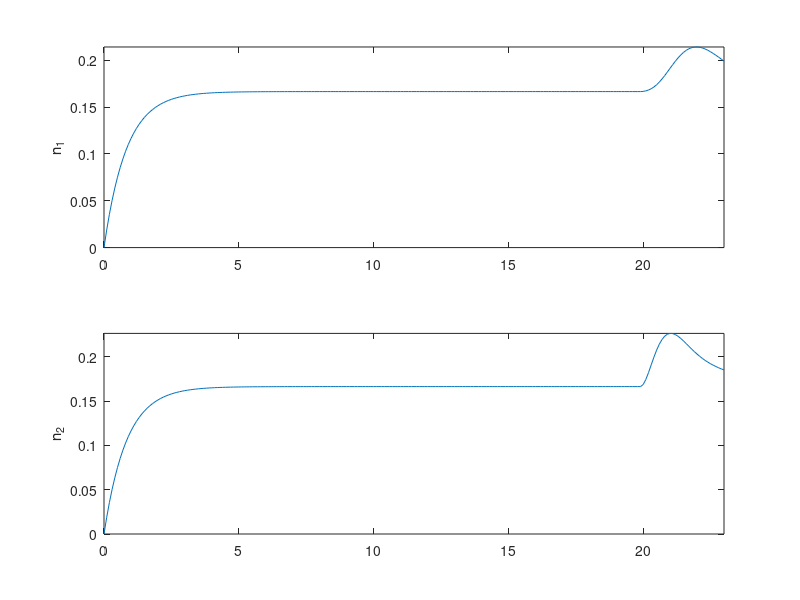

This figure's MATLAB source:
clearvars
close all

tic

d = 6; %dimension of the annihilation and creation operator
J = 1;
aa = diag(sqrt(1:d-1),1); %annihilation operator
W = rand(1,2);
dt = 0.1;
T = 0:dt:23;
time = 200;
tau = 50;
% gamma = 1;
eta = W(1)^2 + W(2)^2;
gamma = 1;
P = 0.2; %Incohernet pumping
swtich_H_I = 1;

gs = [0;1]; %Ground state
es = [1;0]; %Excited state

sig_z = [1,0;0,-1];
sig_m = [0,0;1,0];
sig_p = [0,1;0,0];

I_a = eye(d);
I_b = eye(2);
b1 = kron(sig_m, kron(I_b, I_a));
b2 = kron(I_b, kron(sig_m, I_a));
A = kron(I_b, kron(I_b,aa));

H_R = J*(b1'*b2 + b2'*b1);
H_I = W(1)*(A'*b1 + b1'*A) + W(2)*(A'*b2 + b2'*A );

% I_a = eye(d);
a1 = aa;
% 
theta = 0;
s = 1;
phi = 0.5+pi/10;

alpha = s*sin(phi);
a = abs(alpha)*exp(1i*theta);

% Matrix exponential : expm
S = expm(0.5*(a'*a1*a1 - a*a1'*a1')); 


psi = kron(gs,gs); %reservoir 1 : excited, reservoir 2 : ground
Rho_b = psi*psi';


n_bar = s^2 * (cos(phi))^2 ;
% n_bar = 0.5;

for i=1:d
    rho_th(i) = (1/(1 + n_bar)) * (n_bar/(1 + n_bar))^(i-1);
    % Rho_th = Rho_th + rho_th * kron(I_a(:,i+1),I_a(:,i+1));
end

rho_th = diag(rho_th);
rho_sq_th = S*rho_th*conj(S);
rho = kron(Rho_b, rho_th);
% [trace(rho), trace(rho_sq_th),trace(rho*b1'*b1)]

% rho_th = diag(rho_th);
% [trace(rho_th),trace(rho_th*a1'*a1)] %should be 1 and n_bar
% 
% rho_sq_th = S*rho_th*S';
% % rho_sq_th = S*rho_th*conj(S);
% [trace(rho_sq_th),trace(rho_sq_th*a1'*a1)] %should be 1 and n_bar


for t=1:length(T)
    % Pe(t) = kron(es, If(:,1))'*rho*kron(es, If(:,1));
    % correlation(t) = trace(rho*A'*A'*A*A)/trace(rho*A'*A)^2;
    n1(t) = trace(rho*b1'*b1);
    n2(t) = trace(rho*b2'*b2);
    n_a(t) = trace(rho*A'*A); %this should be constant when u add cascade coupling term
    
    H = H_R;
    % H = H_R + swtich_H_I * H_I.*(t>=500).*(t<500+tau);
    K1 = -1i*(H*rho - rho*H) + (W(1)*(A*rho*b1' - b1'*A*rho + b1*rho*A' - rho*A'*b1) ...
                             + W(2)*(A*rho*b2' - b2'*A*rho + b2*rho*A' - rho*A'*b2))*(t>=time).*(t<time+tau) ...
                             + eta/(2*gamma)*(2*A*rho*A' - A'*A*rho - rho*A'*A)*(t>=time).*(t<time+tau) ...
                             + gamma/2*(2*b1*rho*b1' - rho*b1'*b1 - b1'*b1*rho) ...
                             + gamma/2*(2*b2*rho*b2' - rho*b2'*b2 - b2'*b2*rho) ...
                             + P/2*(2*b1'*rho*b1 - rho*b1*b1' - b1*b1'*rho)...
                             + P/2*(2*b2'*rho*b2 - rho*b2*b2' - b2*b2'*rho);
    rho1 = rho + 0.5*dt*K1;
    K2 = -1i*(H*rho1 - rho1*H) + (W(1)*(A*rho1*b1' - b1'*A*rho1 + b1*rho1*A' - rho1*A'*b1) ...
                               + W(2)*(A*rho1*b2' - b2'*A*rho1 + b2*rho1*A' - rho1*A'*b2))*(t>=time).*(t<time+tau) ...
                               + eta/(2*gamma)*(2*A*rho1*A' - A'*A*rho1 - rho1*A'*A)*(t>=time).*(t<time+tau) ...                              
                               + gamma/2*(2*b1*rho1*b1' - rho1*b1'*b1 - b1'*b1*rho1) ...
                               + gamma/2*(2*b2*rho1*b2' - rho1*b2'*b2 - b2'*b2*rho1) ...
                               + P/2*(2*b1'*rho1*b1 - rho1*b1*b1' - b1*b1'*rho1) ...
                               + P/2*(2*b2'*rho1*b2 - rho1*b2*b2' - b2*b2'*rho1);
    rho2 = rho + 0.5*dt*K2;
    K3 = -1i*(H*rho2 - rho2*H) + (W(1)*(A*rho2*b1' - b1'*A*rho2 + b1*rho2*A' - rho2*A'*b1) ...
                               + W(2)*(A*rho2*b2' - b2'*A*rho2 + b2*rho2*A' - rho2*A'*b2))*(t>=time).*(t<time+tau) ...
                               + eta/(2*gamma)*(2*A*rho2*A' - A'*A*rho2 - rho2*A'*A)*(t>=time).*(t<time+tau) ...
                               + gamma/2*(2*b1*rho2*b1' - rho2*b1'*b1 - b1'*b1*rho2) ...
                               + gamma/2*(2*b2*rho2*b2' - rho2*b2'*b2 - b2'*b2*rho2) ...
                               + P/2*(2*b1'*rho2*b1 - rho2*b1*b1' - b1*b1'*rho2) ...
                               + P/2*(2*b2'*rho2*b2 - rho2*b2*b2' - b2*b2'*rho2);
    rho3 = rho + dt*K3;
    K4 = -1i*(H*rho3 - rho3*H) + (W(1)*(A*rho3*b1' - b1'*A*rho3 + b1*rho3*A' - rho3*A'*b1) ...
                               + W(2)*(A*rho3*b2' - b2'*A*rho3 + b2*rho3*A' - rho3*A'*b2))*(t>=time).*(t<time+tau) ...
                               + eta/(2*gamma)*(2*A*rho3*A' - A'*A*rho3 - rho3*A'*A)*(t>=time).*(t<time+tau) ...
                               + gamma/2*(2*b1*rho3*b1' - rho3*b1'*b1 - b1'*b1*rho3) ...
                               + gamma/2*(2*b2*rho3*b2' - rho3*b2'*b2 - b2'*b2*rho3) ...
                               + P/2*(2*b1'*rho3*b1 - rho3*b1*b1' - b1*b1'*rho3) ...
                               + P/2*(2*b2'*rho3*b2 - rho3*b2*b2' - b2*b2'*rho3);

    rho = rho + 1/6*dt*(K1+2*K2+2*K3+K4);
end

ntf = abs(n1(t));
nti = abs(n1(t-10));

input_size = 4;

ns = zeros(1,input_size*2);
for i=1:input_size*2
    if i < (input_size + 1)
        ns(i) = abs(n1(t-(i-1)));
    else
        ns(i) = abs(n2(t-(i-1)));
    end
end


figure()
subplot(2,1,1)
plot(T,abs(n1))
hold on
axis tight
% ylim([0,0.25])
ylabel('n_1')
subplot(2,1,2)
plot(T,abs(n2))
axis tight
% ylim([0,0.25])
ylabel('n_2')
% 
% figure()
% plot(T,abs(n_a))
toc
